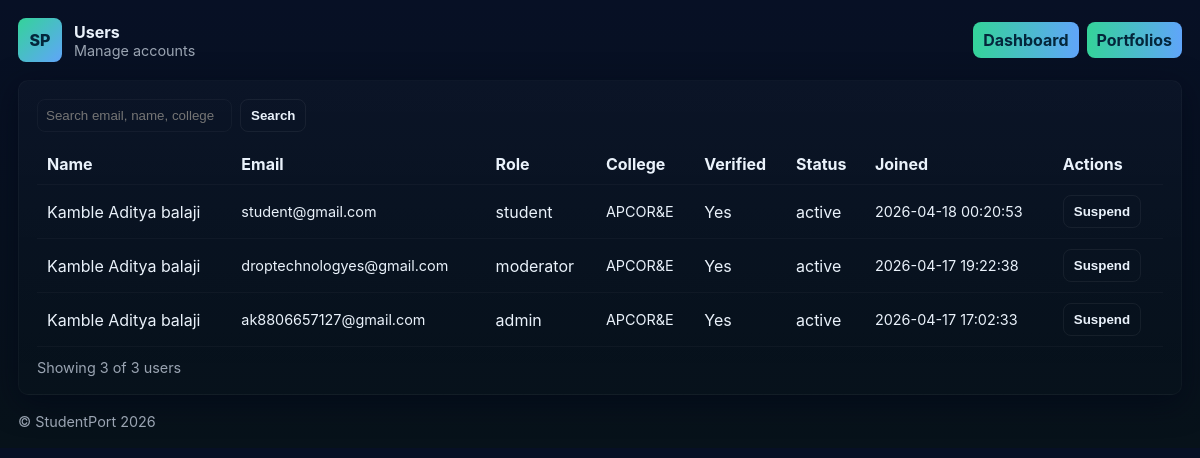
The page /admin/users.php (signed in) on the database its author committed.
### tables this page shows
CREATE TABLE `users` (
  `id` bigint(20) UNSIGNED NOT NULL,
  `name` varchar(150) NOT NULL,
  `email` varchar(255) NOT NULL,
  `password_hash` varchar(255) NOT NULL,
  `role` enum('student','recruiter','moderator','admin') NOT NULL DEFAULT 'student',
  `college` varchar(255) DEFAULT NULL,
  `is_verified` tinyint(1) NOT NULL DEFAULT 0,
  `status` enum('active','suspended','deleted') NOT NULL DEFAULT 'active',
  `created_at` datetime NOT NULL DEFAULT current_timestamp(),
  `updated_at` datetime NOT NULL DEFAULT current_timestamp() ON UPDATE current_timestamp()
);

### admin/users.php (the view, shortened to what this page needs)
<?php
$mysqli = db_connect();
$q = trim((string)($_GET['q'] ?? ''));
$page = max(1, (int)($_GET['page'] ?? 1));
$per = 20;
$offset = ($page-1)*$per;
$params = [];
$sqlWhere = '';
$countSql = "SELECT COUNT(*) as cnt FROM users $sqlWhere";
$stmt = $mysqli->prepare($countSql);
$stmt->execute(); $res = $stmt->get_result(); $total = $res->fetch_assoc()['cnt']; $stmt->close();
$listSql = "SELECT id,name,email,role,college,is_verified,status,created_at FROM users $sqlWhere ORDER BY created_at DESC LIMIT ? OFFSET ?";
if ($q !== '') {
    $stmt = $mysqli->prepare($listSql);
    $stmt->bind_param('sssii', $params[0], $params[1], $params[2], $per, $offset);
} else {
    $stmt = $mysqli->prepare($listSql);
    $stmt->bind_param('ii', $per, $offset);
}
$stmt->execute();
$users = $stmt->get_result()->fetch_all(MYSQLI_ASSOC);
?>
<!doctype html>
<html lang="en">
<head>
  <link rel="stylesheet" href="style.css">
</head>
<body>
  <div class="container">
    <header class="header">
      <div class="brand"><div class="logo">SP</div><div><strong>Users</strong><div class="small">Manage accounts</div></div></div>
      <nav class="nav"><a class="btn" href="index.php">Dashboard</a><a class="btn" href="portfolios.php">Portfolios</a></nav>
    </header>
    <section class="card">
      <form method="get" class="form-inline" style="margin-bottom:12px">
        <input type="text" name="q" placeholder="Search email, name, college" value="<?= htmlspecialchars($q) ?>" style="padding:8px;border-radius:8px;border:1px solid rgba(255,255,255,0.04);background:transparent;color:var(--text)">
        <button class="btn ghost" type="submit">Search</button>
      </form>
      <table class="table" role="table">
        <thead><tr><th>Name</th><th>Email</th><th>Role</th><th>College</th><th>Verified</th><th>Status</th><th>Joined</th><th>Actions</th></tr></thead>
        <tbody>
          <?php foreach ($users as $u): ?>
            <tr>
              <td><?= htmlspecialchars($u['name']) ?></td>
              <td class="small"><?= htmlspecialchars($u['email']) ?></td>
              <td><?= htmlspecialchars($u['role']) ?></td>
              <td class="small"><?= htmlspecialchars($u['college']) ?></td>
              <td><?= $u['is_verified'] ? 'Yes' : 'No' ?></td>
              <td><?= htmlspecialchars($u['status']) ?></td>
              <td class="small"><?= htmlspecialchars($u['created_at']) ?></td>
              <td>
                <form method="post" style="display:inline">
                  <?php if ($u['status'] === 'active'): ?>
                    <button class="btn ghost" name="action" value="suspend" type="submit">Suspend</button>
                  <?php else: ?>
                    <button class="btn ghost" name="action" value="reactivate" type="submit">Reactivate</button>
                  <?php endif; ?>
                </form>
              </td>
            </tr>
          <?php endforeach; ?>
        </tbody>
      </table>
      <div class="small" style="margin-top:12px">Showing <?= count($users) ?> of <?= (int)$total ?> users</div>
    </section>
    <div class="footer">© StudentPort <?= date('Y') ?></div>
  </div>
</body>
</html>

### admin/Style.css (style rules this page uses)
:root { --bg:#0f1724; --card:#0b1220; --muted:#9aa4b2; --accent:#60a5fa; --text:#eaf2fb; --radius:10px; --shadow: 0 8px 30px rgba(2,6,23,0.6); font-family: Inter, system-ui, -apple-system, "Segoe UI", Roboto, Arial; }
* { box-sizing:border-box }
body { margin:0;background:linear-gradient(180deg,#071025,#07121a);color:var(--text);font-family:Inter,system-ui;padding:18px }
.container { max-width:1200px;margin:0 auto }
.header { display:flex;justify-content:space-between;align-items:center;margin-bottom:18px }
.brand { display:flex;gap:12px;align-items:center }
.logo { width:44px;height:44px;border-radius:8px;background:linear-gradient(135deg,#34d399,#60a5fa);display:grid;place-items:center;color:#04263b;font-weight:800 }
.nav { display:flex;gap:8px }
.card { background:linear-gradient(180deg,rgba(255,255,255,0.02),transparent);padding:18px;border-radius:var(--radius);box-shadow:var(--shadow);border:1px solid rgba(255,255,255,0.03) }
.table { width:100%;border-collapse:collapse;margin-top:12px }
.table th,.table td { padding:10px;border-bottom:1px solid rgba(255,255,255,0.03);text-align:left;color:var(--text) }
.btn { background:linear-gradient(90deg,#34d399,#60a5fa);color:#04263b;padding:8px 10px;border-radius:8px;text-decoration:none;font-weight:700;border:none;cursor:pointer }
.btn.ghost { background:transparent;border:1px solid rgba(255,255,255,0.06);color:var(--text) }
.form-inline { display:flex;gap:8px;align-items:center }
.small { font-size:0.9rem;color:var(--muted) }
.footer { margin-top:18px;color:var(--muted);font-size:0.9rem }

### rows shown on the page
users: name "Kamble Aditya balaji", email "student@gmail.com", role "student", college "APCOR&E", is_verified "Yes", status "active", created_at "2026-04-18 00:20:53", shows "Suspend"
users: name "Kamble Aditya balaji", email "droptechnologyes@gmail.com", role "moderator", college "APCOR&E", is_verified "Yes", status "active", created_at "2026-04-17 19:22:38", shows "Suspend"
users: name "Kamble Aditya balaji", email "ak8806657127@gmail.com", role "admin", college "APCOR&E", is_verified "Yes", status "active", created_at "2026-04-17 17:02:33", shows "Suspend"

### other values the page prints
count($users) "3"
$total "3"
